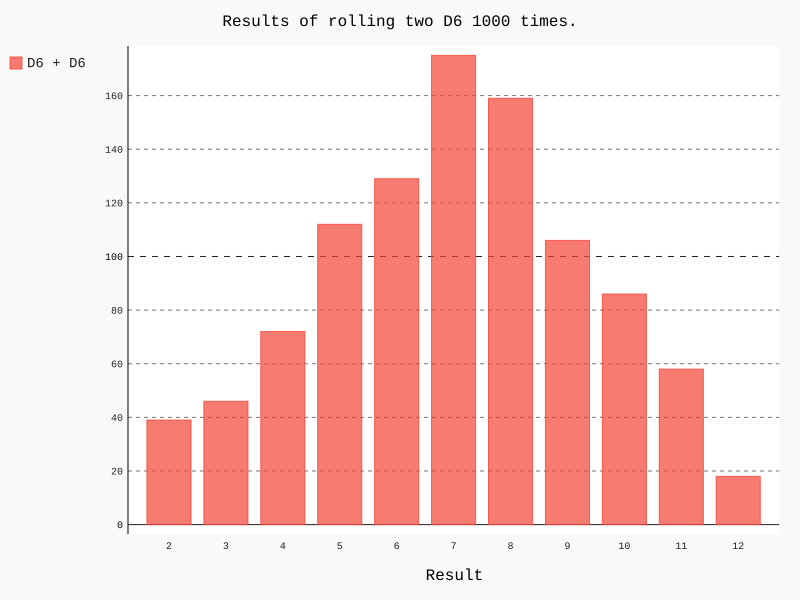

Reproduce this figure in Python.
import pygal
from die import Die

# Create two D6 dice.
die_1 = Die()
die_2 = Die()

# Make some rills, and store the results in a list
results = [die_1.roll() + die_2.roll() for roll_num in range(1000)]

# Analyse the results
max_result = die_1.num_sides + die_2.num_sides
frequencies = [results.count(value) for value in range(2, max_result+1)]

# Visualise the results.
hist = pygal.Bar()

hist.title = "Results of rolling two D6 1000 times."
hist.x_labels = [str(x) for x in range(2, max_result+1)]
hist.x_title = "Result"
hist._y_title = "Frequency of Result"

hist.add('D6 + D6', frequencies)
hist.render_to_file('c15e6_automatic_labels_dice_visual.svg')
